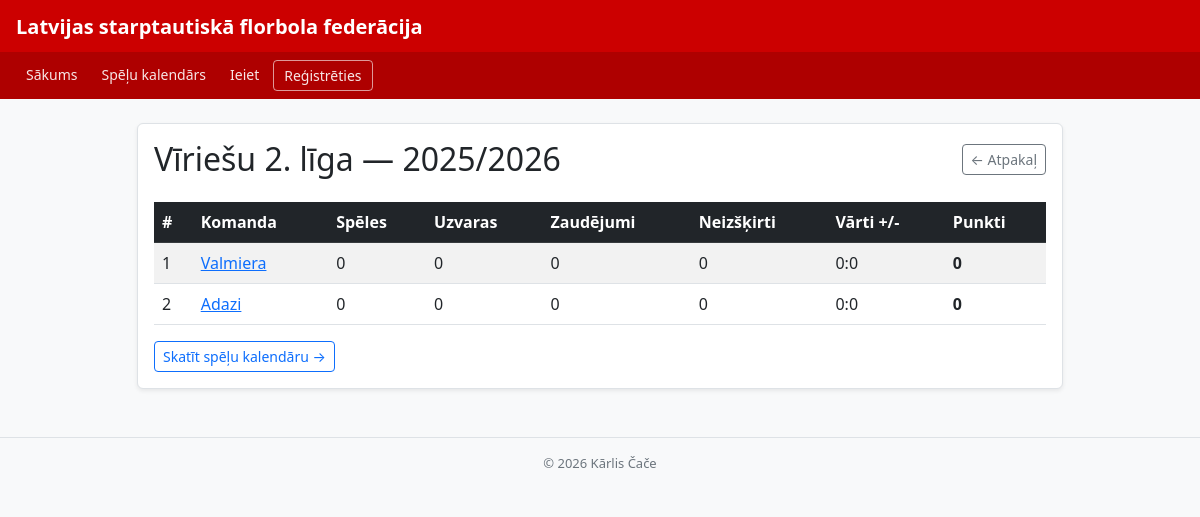
/tabula/3, run on the app's committed database.
### tables this page shows
CREATE TABLE ligas (
            id        INTEGER PRIMARY KEY AUTOINCREMENT,
            nosaukums TEXT NOT NULL,
            sezona    TEXT NOT NULL
        );

CREATE TABLE komandas (
            id        INTEGER PRIMARY KEY AUTOINCREMENT,
            nosaukums TEXT NOT NULL,
            liga_id   INTEGER NOT NULL,
            FOREIGN KEY (liga_id) REFERENCES ligas(id)
        );

### app.py (the view, shortened to what this page needs)
@app.route("/tabula/<int:liga_id>")
def tabula(liga_id):
    conn = get_db()
    liga = conn.execute("SELECT * FROM ligas WHERE id = ?", (liga_id,)).fetchone()
    if not liga:
        conn.close()
        flash("Šāda līga neeksistē!", "error")
        return redirect(url_for("sakums"))
    komandas_raw = conn.execute(
        "SELECT * FROM komandas WHERE liga_id = ?", (liga_id,)
    ).fetchall()
    speles = conn.execute(
        "SELECT * FROM speles WHERE liga_id = ?", (liga_id,)
    ).fetchall()
    conn.close()
    stat = {}
    for k in komandas_raw:
        stat[k["id"]] = {
            "id": k["id"], "nosaukums": k["nosaukums"],
            "speles": 0, "uzvaras": 0, "zaudejumi": 0,
            "neizskirti": 0, "guti": 0, "ielaistie": 0, "punkti": 0
        }
    komandas = sorted(stat.values(), key=lambda x: x["punkti"], reverse=True)
    return render_template("ligas.html", liga=liga, komandas=komandas)

### app.py (called while the page is built)
def get_db():
    conn = sqlite3.connect(fails, check_same_thread=False)
    conn.execute("PRAGMA foreign_keys = ON")
    conn.row_factory = sqlite3.Row
    return conn

### templates/ligas.html
{% extends "pamats.html" %}
{% block content %}
<div class="row justify-content-center mt-4">
    <div class="col-md-10">
        <div class="card shadow-sm">
            <div class="card-body">
                <div class="d-flex justify-content-between align-items-center mb-4">
                    <h2 class="mb-0">{{ liga.nosaukums }} &mdash; {{ liga.sezona }}</h2>
                    <a href="/" class="btn btn-outline-secondary btn-sm">&larr; Atpakaļ</a>
                </div>
                {% if komandas %}
                    <table class="table table-striped table-hover">
                        <thead class="table-dark">
                            <tr>
                                <th>#</th>
                                <th>Komanda</th>
                                <th>Spēles</th>
                                <th>Uzvaras</th>
                                <th>Zaudējumi</th>
                                <th>Neizšķirti</th>
                                <th>Vārti +/-</th>
                                <th>Punkti</th>
                            </tr>
                        </thead>
                        <tbody>
                            {% for k in komandas %}
                                <tr>
                                    <td>{{ loop.index }}</td>
                                    <td><a href="/komanda/{{ k.id }}">{{ k.nosaukums }}</a></td>
                                    <td>{{ k.speles }}</td>
                                    <td>{{ k.uzvaras }}</td>
                                    <td>{{ k.zaudejumi }}</td>
                                    <td>{{ k.neizskirti }}</td>
                                    <td>{{ k.guti }}:{{ k.ielaistie }}</td>
                                    <td><strong>{{ k.punkti }}</strong></td>
                                </tr>
                            {% endfor %}
                        </tbody>
                    </table>
                {% else %}
                    <p class="text-muted">Šajā līgā vēl nav komandu.</p>
                {% endif %}
                <div class="mt-3">
                    <a href="/speles/{{ liga.id }}" class="btn btn-outline-primary btn-sm">Skatīt spēļu kalendāru &rarr;</a>
                </div>
            </div>
        </div>
    </div>
</div>
{% endblock %}

### templates/pamats.html (style rules this page uses)
body { background: #f8f9fa; }
.card { border: 1px solid #dee2e6; border-radius: 6px; }

### data on the page
ligas: nosaukums "Vīriešu 2. līga", sezona "2025/2026"
komandas: nosaukums "Valmiera", speles "0", uzvaras "0", zaudejumi "0", neizskirti "0", guti "0", ielaistie "0", punkti "0"
komandas: nosaukums "Adazi", speles "0", uzvaras "0", zaudejumi "0", neizskirti "0", guti "0", ielaistie "0", punkti "0"
